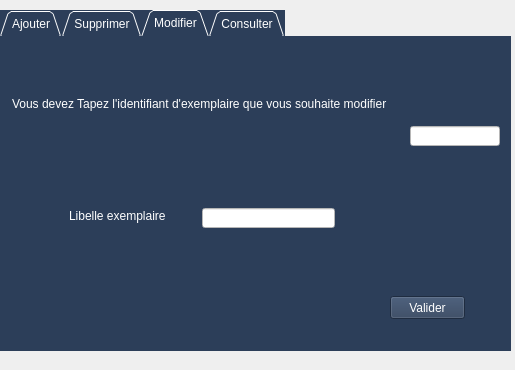
<?xml version="1.0" encoding="UTF-8"?>
<ui version="4.0">
 <class>Dialog_exemplaire</class>
 <widget class="QDialog" name="Dialog_exemplaire">
  <property name="geometry">
   <rect>
    <x>0</x>
    <y>0</y>
    <width>515</width>
    <height>370</height>
   </rect>
  </property>
  <property name="windowTitle">
   <string>Dialog</string>
  </property>
  <widget class="QTabWidget" name="tabWidget">
   <property name="geometry">
    <rect>
     <x>0</x>
     <y>10</y>
     <width>511</width>
     <height>341</height>
    </rect>
   </property>
   <property name="styleSheet">
    <string notr="true">background-color: rgb(44, 62, 89);
border-right-color: rgb(44, 62, 89);
border-color: rgb(44, 62, 89);
selection-background-color: rgb(255, 255, 255);
border-bottom-color: rgb(255, 255, 255);
border-bottom-color: rgb(44, 62, 89);
color: rgb(255, 255, 255);</string>
   </property>
   <property name="tabShape">
    <enum>QTabWidget::Triangular</enum>
   </property>
   <property name="currentIndex">
    <number>2</number>
   </property>
   <widget class="QWidget" name="tab_Ajouter">
    <attribute name="title">
     <string>Ajouter</string>
    </attribute>
    <widget class="QLineEdit" name="lineEdit_libelleexemplaire_2">
     <property name="geometry">
      <rect>
       <x>192</x>
       <y>142</y>
       <width>133</width>
       <height>20</height>
      </rect>
     </property>
     <property name="styleSheet">
      <string notr="true">background-color: rgb(255, 255, 255);
color: rgb(0, 0, 0);
</string>
     </property>
    </widget>
    <widget class="QLineEdit" name="lineEdit_id_exemplaire">
     <property name="geometry">
      <rect>
       <x>190</x>
       <y>110</y>
       <width>133</width>
       <height>20</height>
      </rect>
     </property>
     <property name="styleSheet">
      <string notr="true">background-color: rgb(255, 255, 255);
color: rgb(0, 0, 0);
</string>
     </property>
    </widget>
    <widget class="QLabel" name="ide_exemplaire">
     <property name="geometry">
      <rect>
       <x>60</x>
       <y>110</y>
       <width>124</width>
       <height>16</height>
      </rect>
     </property>
     <property name="styleSheet">
      <string notr="true">font: 10pt &quot;MS Shell Dlg 2&quot;;</string>
     </property>
     <property name="text">
      <string>Identifiant exemplaire</string>
     </property>
    </widget>
    <widget class="QLabel" name="libelle_exemplaire_2">
     <property name="geometry">
      <rect>
       <x>59</x>
       <y>142</y>
       <width>107</width>
       <height>16</height>
      </rect>
     </property>
     <property name="styleSheet">
      <string notr="true">font: 10pt &quot;MS Shell Dlg 2&quot;;</string>
     </property>
     <property name="text">
      <string>Libelle exemplaire </string>
     </property>
    </widget>
    <widget class="QPushButton" name="pushButton_ajouter">
     <property name="geometry">
      <rect>
       <x>390</x>
       <y>260</y>
       <width>80</width>
       <height>23</height>
      </rect>
     </property>
     <property name="text">
      <string>Valider</string>
     </property>
    </widget>
   </widget>
   <widget class="QWidget" name="tab_Supprimer">
    <attribute name="title">
     <string>Supprimer</string>
    </attribute>
    <widget class="QLabel" name="label_2">
     <property name="geometry">
      <rect>
       <x>10</x>
       <y>58</y>
       <width>450</width>
       <height>20</height>
      </rect>
     </property>
     <property name="styleSheet">
      <string notr="true">font: 10pt &quot;MS Shell Dlg 2&quot;;</string>
     </property>
     <property name="text">
      <string>Vous devez Tapez l'identifiant d'exemplaire que vous souhaite le supprimer</string>
     </property>
    </widget>
    <widget class="QLineEdit" name="lineEdit_exemplairsupp">
     <property name="geometry">
      <rect>
       <x>420</x>
       <y>100</y>
       <width>70</width>
       <height>20</height>
      </rect>
     </property>
     <property name="styleSheet">
      <string notr="true">background-color: rgb(255, 255, 255);
color: rgb(0, 0, 0);</string>
     </property>
    </widget>
    <widget class="QPushButton" name="pushButton_supprimer">
     <property name="geometry">
      <rect>
       <x>390</x>
       <y>260</y>
       <width>75</width>
       <height>23</height>
      </rect>
     </property>
     <property name="text">
      <string>valider</string>
     </property>
    </widget>
   </widget>
   <widget class="QWidget" name="tab_Modifer">
    <attribute name="title">
     <string>Modifier</string>
    </attribute>
    <widget class="QLabel" name="label">
     <property name="geometry">
      <rect>
       <x>12</x>
       <y>60</y>
       <width>410</width>
       <height>16</height>
      </rect>
     </property>
     <property name="styleSheet">
      <string notr="true">font: 10pt &quot;MS Shell Dlg 2&quot;;</string>
     </property>
     <property name="text">
      <string>Vous devez Tapez l'identifiant d'exemplaire que vous souhaite modifier</string>
     </property>
    </widget>
    <widget class="QLineEdit" name="lineEdit_ide_modif">
     <property name="geometry">
      <rect>
       <x>410</x>
       <y>90</y>
       <width>90</width>
       <height>20</height>
      </rect>
     </property>
     <property name="styleSheet">
      <string notr="true">background-color: rgb(255, 255, 255);
color: rgb(0, 0, 0);
</string>
     </property>
    </widget>
    <widget class="QPushButton" name="pushButton_modifier">
     <property name="geometry">
      <rect>
       <x>390</x>
       <y>260</y>
       <width>75</width>
       <height>23</height>
      </rect>
     </property>
     <property name="text">
      <string>Valider</string>
     </property>
    </widget>
    <widget class="QLabel" name="libelle_exemplaire">
     <property name="geometry">
      <rect>
       <x>69</x>
       <y>172</y>
       <width>107</width>
       <height>16</height>
      </rect>
     </property>
     <property name="styleSheet">
      <string notr="true">font: 10pt &quot;MS Shell Dlg 2&quot;;</string>
     </property>
     <property name="text">
      <string>Libelle exemplaire </string>
     </property>
    </widget>
    <widget class="QLineEdit" name="lineEdit_libelleexemplaire">
     <property name="geometry">
      <rect>
       <x>202</x>
       <y>172</y>
       <width>133</width>
       <height>20</height>
      </rect>
     </property>
     <property name="styleSheet">
      <string notr="true">background-color: rgb(255, 255, 255);
color: rgb(0, 0, 0);
</string>
     </property>
    </widget>
   </widget>
   <widget class="QWidget" name="tab_Consulter">
    <attribute name="title">
     <string>Consulter</string>
    </attribute>
    <widget class="QTableView" name="tableexemplaire">
     <property name="geometry">
      <rect>
       <x>30</x>
       <y>50</y>
       <width>431</width>
       <height>201</height>
      </rect>
     </property>
     <property name="styleSheet">
      <string notr="true">background-color: rgb(255, 255, 255);
color: rgb(0, 0, 0);</string>
     </property>
    </widget>
   </widget>
  </widget>
 </widget>
 <resources/>
 <connections/>
</ui>
